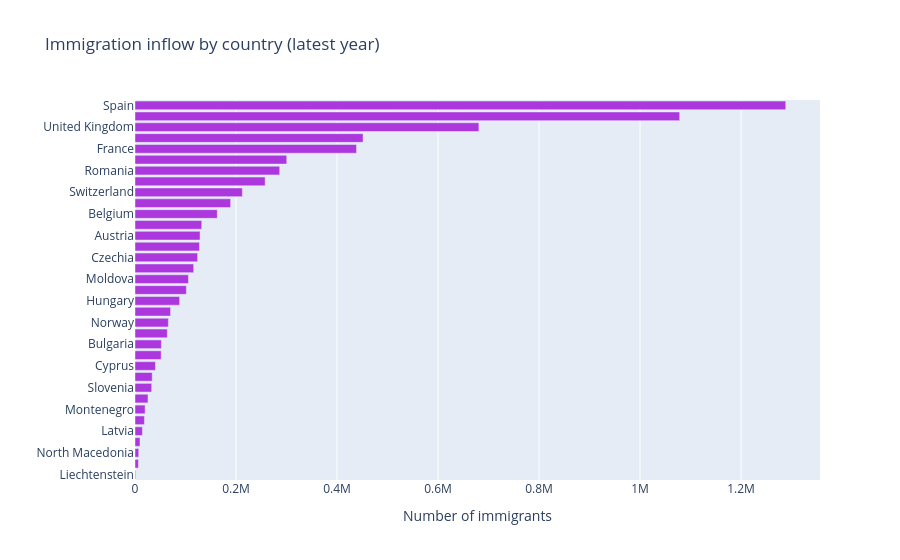

Notebook cell for this chart:
### Code cell
# plot 3: Immigration inflow by country (latest year)
latest_immig = (
    df_immigration_clean
    .sort_values("year", ascending=False)
    .groupby("geo", as_index=False)["immigration_count"].first()
    .sort_values("immigration_count")
)
 
fig3 = px.bar(
    latest_immig, x="immigration_count", y="geo", orientation="h",
    title="Immigration inflow by country (latest year)",
    labels={"immigration_count": "Number of immigrants", "geo": ""},
    color_discrete_sequence=["#AB37DD"],
)
fig3.update_layout(coloraxis_showscale=False)
fig3.show()
# fig3.write_html("immigration_by_country.html", **EXPORT_KWARGS)

### Figure 1 — Plotly figure (JSON) as saved in the notebook; plotly's stock layout.template omitted (floating-point values rounded to 4 significant figures)
{"data": [{"hovertemplate": "Number of immigrants=%{x}<br>=%{y}<extra></extra>", "legendgroup": "", "marker": {"color": "#AB37DD", "pattern": {"shape": ""}}, "name": "", "orientation": "h", "showlegend": false, "textposition": "auto", "type": "bar", "x": [1300.0, 6824.0, 7458.0, 9946.0, 14700.0, 18630.0, 20020.0, 25720.0, 33020.0, 34030.0, 40470.0, 51840.0, 52190.0, 63960.0, 66080.0, 70390.0, 88420.0, 101700.0, 105800.0, 116200.0, 123900.0, 127700.0, 128800.0, 132100.0, 162900.0, 189400.0, 212600.0, 257700.0, 286500.0, 300500.0, 438600.0, 451600.0, 680900.0, 1079000.0, 1289000.0], "xaxis": "x", "y": ["Liechtenstein", "Slovakia", "North Macedonia", "Iceland", "Latvia", "Estonia", "Montenegro", "Luxembourg", "Slovenia", "Malta", "Cyprus", "Lithuania", "Bulgaria", "Finland", "Norway", "Croatia", "Hungary", "Denmark", "Moldova", "Sweden", "Czechia", "Ireland", "Austria", "Greece", "Belgium", "Portugal", "Switzerland", "Netherlands", "Romania", "Poland", "France", "Italy", "United Kingdom", "Germany", "Spain"], "yaxis": "y"}], "layout": {"barmode": "relative", "coloraxis": {"showscale": false}, "legend": {"tracegroupgap": 0}, "title": {"text": "Immigration inflow by country (latest year)"}, "xaxis": {"anchor": "y", "domain": [0, 1], "title": {"text": "Number of immigrants"}}, "yaxis": {"anchor": "x", "domain": [0, 1], "title": {"text": ""}}}}
